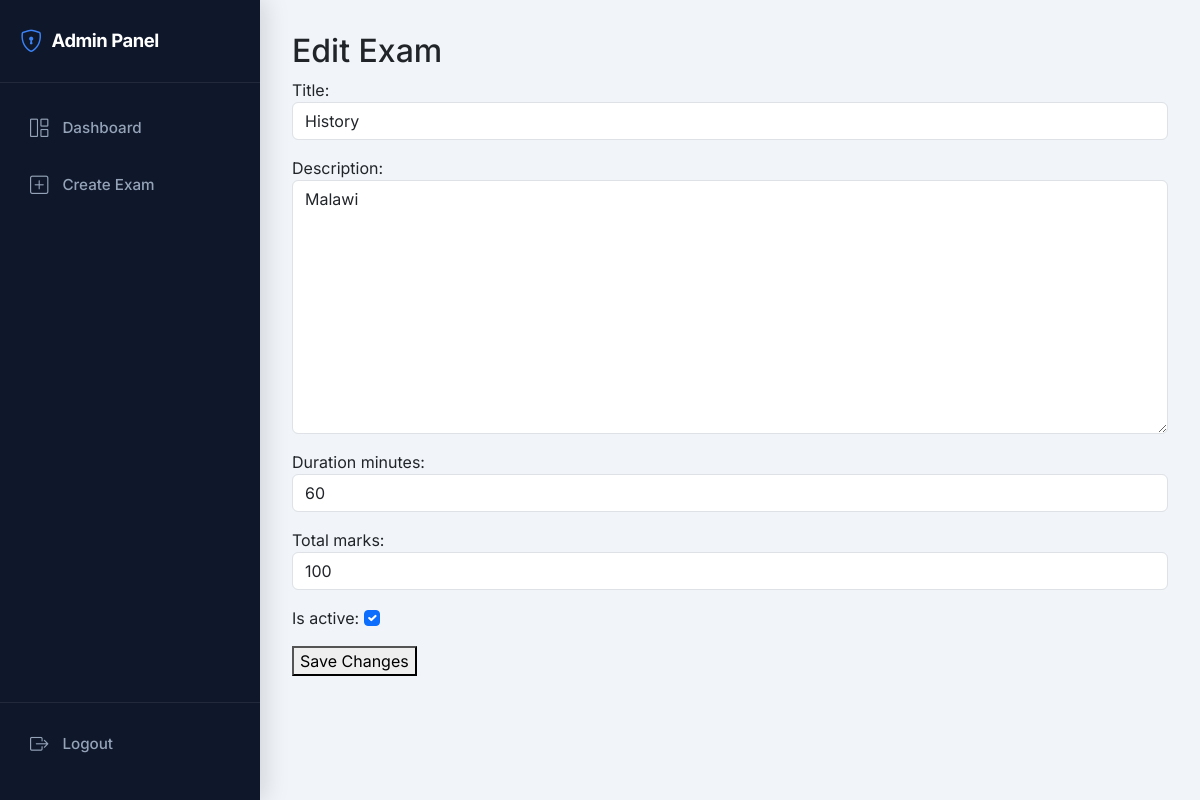
The page /admin-exam-edit/1/ on the database its author committed.
### core/models.py (models this page shows, shortened)
class Examination(models.Model):
    title = models.CharField(max_length=200)
    description = models.TextField(blank=True)
    duration_minutes = models.IntegerField(default=60)
    total_marks = models.IntegerField(default=100)
    is_active = models.BooleanField(default=True)
    created_at = models.DateTimeField(auto_now_add=True)

### core/views.py (the view)
# urls.py: path("admin-exam-edit/<int:exam_id>/", admin_exam_edit, name="admin_exam_edit"),
def admin_exam_edit(request, exam_id):
    exam = get_object_or_404(Examination, id=exam_id)
    if request.method == "POST":
        form = ExamForm(request.POST, instance=exam)
        if form.is_valid():
            form.save()
            messages.success(request, "Exam updated successfully.")
            return redirect('admin_dashboard')
    else:
        form = ExamForm(instance=exam)
    return render(request, 'admin_dashboard/exam_edit.html', {'form': form, 'exam': exam})

### core/forms.py
class ExamForm(forms.ModelForm):
    class Meta:
        model = Examination
        fields = ["title", "description", "duration_minutes", "total_marks", "is_active"]
        widgets = {
            'title': forms.TextInput(attrs={'class': 'form-control'}),
            'description': forms.Textarea(attrs={'class': 'form-control'}),
            'duration_minutes': forms.NumberInput(attrs={'class': 'form-control'}),
            'total_marks': forms.NumberInput(attrs={'class': 'form-control'}),
            'is_active': forms.CheckboxInput(attrs={'class': 'form-check-input'}),
        }

### core/templates/admin_dashboard/exam_edit.html (shortened to what this page needs)
{% extends 'admin_dashboard/base.html' %}
{% block content %}
    <h2>Edit Exam</h2>
    <form method="post">
        {{ form.as_p }}
        <button type="submit">Save Changes</button>
    </form>
{% endblock %}

### core/templates/admin_dashboard/base.html (style rules this page uses)
:root { --sidebar-width: 260px; --sidebar-bg: #0f172a; --sidebar-hover: #1e293b; --accent: #3b82f6; --accent-hover: #2563eb; --text-muted: #94a3b8; }
* { font-family: 'Inter', system-ui, -apple-system, sans-serif; }
body { background-color: #f1f5f9; min-height: 100vh; overflow-x: hidden; }

### rows shown on the page
Examination: title "History", description "Malawi", duration_minutes "60", total_marks "100", is_active "☑"
